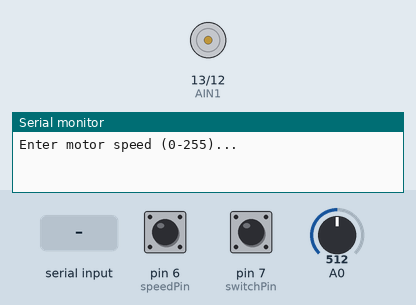
Simulated run of this sketch. Board: Arduino Uno, built with avr-gcc and run on an emulated ATmega328P. Shown: motor-driver pin pairs drawn as motors (green arrow = first pin HIGH = forward, orange = second pin HIGH = backward, longer = more drive, scaled by the enable pin), the last lines printed to the serial monitor. The inputs (shaded band) are chosen by the test bench; at power-on: pin 6 (speedPin) HIGH, pin 7 (switchPin) HIGH, A0 = 512.

Above: at 1.2 s.
1.3 s: "90,45\n" received over Serial
At 2.1 s:
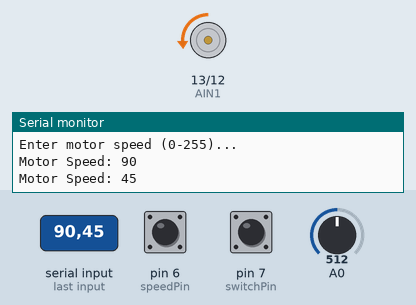
3.8 s: "30,150\n" received over Serial
At 4.5 s:
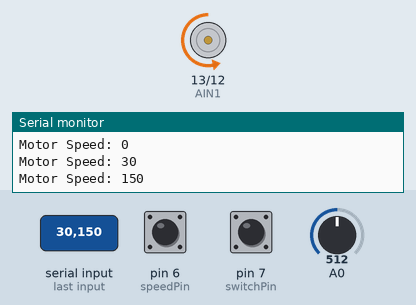
6.3 s: "200\n" received over Serial
At 7.1 s:
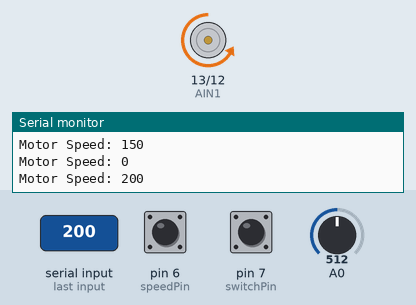
8.8 s: pin 6 (speedPin) pulsed LOW 5 times (0.12 s each, 0.3 s apart)
At 11.1 s:
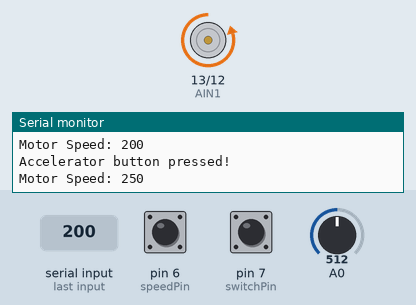
11.8 s: pin 7 (switchPin) pulled LOW for 0.15 s
At 11.87 s:
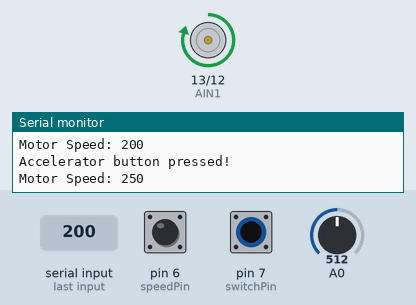
13.4 s: pin 7 (switchPin) pulled LOW for 3.2 s
At 17.6 s:
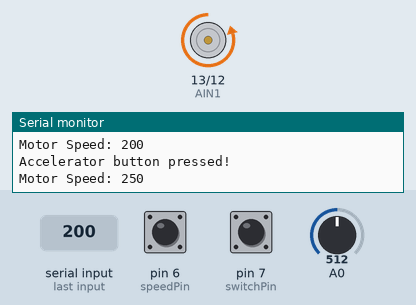
Timing chart, 0 to 19.1 s (numbered marks = the images above; inputs shaded):
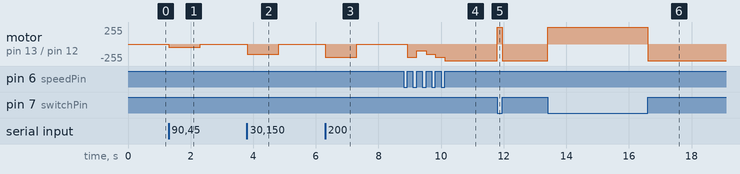

The sketch:

SIK_Circuit_5A_MotorBasics_Challenge.ino
```cpp
/*
  SparkFun Inventor’s Kit
  Circuit 5A - Motor Basics

  Learn how to control one motor with the motor driver.

  This sketch was written by SparkFun Electronics, with lots of help from the Arduino community.
  This code is completely free for any use.

  View circuit diagram and instructions at: https://learn.sparkfun.com/tutorials/sparkfun-inventors-kit-experiment-guide---v41
  Download drawings and code at: https://github.com/sparkfun/SIK-Guide-Code
*/

//PIN VARIABLES
//the motor will be controlled by the motor A pins on the motor driver
const int AIN1 = 13;  //control pin 1 on the motor driver for the right motor
const int AIN2 = 12;  //control pin 2 on the motor driver for the right motor
const int PWMA = 11;  //speed control pin on the motor driver for the right motor

int switchPin = 7;  //switch to turn the robot on and off
int speedPin = 6;

//VARIABLES
int motorSpeed = 0;  //starting speed for the motor

void setup() {
  pinMode(switchPin, INPUT_PULLUP);  //set this as a pullup to sense whether the switch is flipped

  //set the motor control pins as outputs
  pinMode(AIN1, OUTPUT);
  pinMode(AIN2, OUTPUT);
  pinMode(PWMA, OUTPUT);
  pinMode(speedPin, INPUT);

  Serial.begin(9600);  //begin serial communication with the computer

  Serial.println("Enter motor speed (0-255)... ");  //Prompt to get input in the serial monitor.
}

bool speedDown = false;
void checkSpeedButton() {
  if (digitalRead(speedPin) == LOW) {
    // button is down
    speedDown = true;
  } else {
    // Button released!  (last state was down, so trigger button release)
    if (speedDown) {
      motorSpeed += 50;

      // check for over speed, roll to zero
      if (motorSpeed > 254) motorSpeed = 0;

      Serial.println("Accelerator button pressed!");
      Serial.print("Motor Speed: ");  //print the speed that the motor is set to run at
      Serial.println(motorSpeed);
    }
    // button is up
    speedDown = false;
  }
}

void loop() {

  if (Serial.available() > 0) {      //if the user has entered something in the serial monitor
    motorSpeed = Serial.parseInt();  //set the motor speed equal to the number in the serial message

    Serial.print("Motor Speed: ");  //print the speed that the motor is set to run at
    Serial.println(motorSpeed);
  }

  // check speed button
  checkSpeedButton();

  // check for over speed, roll to zero
  if (motorSpeed > 254) motorSpeed = 0;

  // read photoresistor, if too low, set speed to zero
  int motorSwitch = (analogRead(A0) > 750) ? 0 : 1;

  // should we go in reverse?
  int reverseGear = (digitalRead(7) == LOW) ? 1 : -1;

  // set motor speed and direction
  spinMotor(motorSpeed * reverseGear * motorSwitch);
}

/********************************************************************************/
void spinMotor(int motorSpeed)  //function for driving the right motor
{

  if (motorSpeed > 0)  //if the motor should drive forward (positive speed)
  {
    digitalWrite(AIN1, HIGH);  //set pin 1 to high
    digitalWrite(AIN2, LOW);   //set pin 2 to low
  } else if (motorSpeed < 0)   //if the motor should drive backward (negative speed)
  {
    digitalWrite(AIN1, LOW);   //set pin 1 to low
    digitalWrite(AIN2, HIGH);  //set pin 2 to high
  } else                       //if the motor should stop
  {
    digitalWrite(AIN1, LOW);  //set pin 1 to low
    digitalWrite(AIN2, LOW);  //set pin 2 to low
  }
  analogWrite(PWMA, abs(motorSpeed));  //now that the motor direction is set, drive it at the entered speed
}
```

Measured:
- after the input at 1.3 s, motor on pin 13 (AIN1) / pin 12 (AIN2): stopped → backward 45/255 at once, → stopped 1.0 s later
- after the input at 3.8 s, motor on pin 13 (AIN1) / pin 12 (AIN2): stopped → backward 150/255 at once, → stopped 1.0 s later
- after the input at 6.3 s, motor on pin 13 (AIN1) / pin 12 (AIN2): stopped → backward 200/255 at once, → stopped 1.0 s later
- after the input at 8.8 s, motor on pin 13 (AIN1) / pin 12 (AIN2): stopped → backward 200/255 after 0.12 s, → backward 100/255 0.30 s later, → backward 150/255 0.30 s later, → backward 200/255 0.30 s later, … (5 changes in this stretch)
- after the input at 11.8 s, motor on pin 13 (AIN1) / pin 12 (AIN2): backward 250/255 → forward 250/255 at once, → backward 250/255 0.15 s later
- after the input at 13.4 s, motor on pin 13 (AIN1) / pin 12 (AIN2): backward 250/255 → forward 250/255 at once, → backward 250/255 3.2 s later
